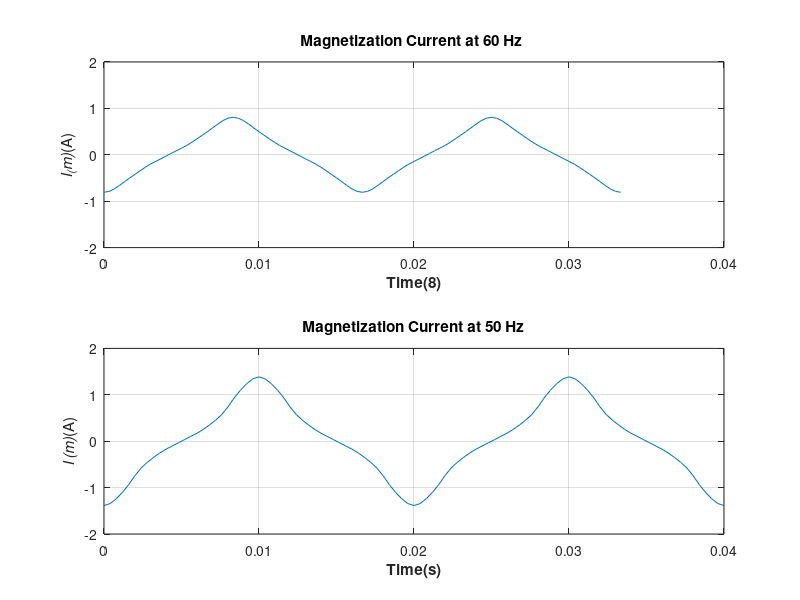

Write MATLAB code to recreate this figure.
% M-file: mag_current.m 
% M-file to calculate and plot the magnetization 
% current of a 230/115 transformer operating at 
% 230 volts and 50/60 Hz . This program also 
% calculat es t he rms value of the mag. current. 
% Load the magnetization curve. It is in two 
% columns, with the first column being rumf and 
% the second column being flux.

load mag_curve_1.dat
mmf_data = mag_curve_1(:, 1);
flux_data = mag_curve_1(:, 2);

% Initialize value
VM = 325; % Maximum voltage (V) 
NP = 850; % Primary turns

% Calculate angular velocity for 60 Hz
freq = 60;        % freq (Hz)
w = 2* pi* freq; 
% Calulate flux versus time
time = 0:1/3000:1/30;         % 0 to 1/30 sec
flux = -VM/(w*NP)* cos(w.* time);

% Calulate the mmf corresponding to a given flux
% using the flux's interpolation function
mmf = interp1(flux_data, mmf_data, flux);
% Calculate the magnetization current 
im = mmf/NP;
% Calculate the rms value of the current
irms = sqrt(sum(im.^2)/length(im));
disp(['The rms current at 60 Hz is',num2str(irms)]);

% Plot the magnetization current
figure
subplot(2, 1, 1);
plot(time, im);
title ('\bfMagnetization Current at 60 Hz ');
xlabel ('\bfTime(8)') ;
ylabel ('\bf\itI_(m)\rm(A)') ;
axis([0 0.04 -2 2]) ;
grid on;

%%
% Calculate angular velocity for 50 hz
freq1 = 50; % Freq (Hz)
w1 = 2* pi* freq1;
% Calcu late flux versus time 
time1 = 0:1/2500:1/25;
flux1 = -VM/(w1*NP) * cos(w1.*time1);
% Calculate the mm = corresponding to a given flux
% using the flux's interpolation function .
mmf1 = interp1(flux_data, mmf_data, flux1);
% Calculate the magnetization current 
im1 = mmf1/NP;

% Calculate the rms value of the current
irms1 = sqrt(sum(im1.^2)/length(im1));
disp(['The rms current at 50 Hz is', num2str(irms1)]);

% Plot the magnetization current
subplot(2, 1, 2) ;
plot(time1, im1);
title('\bfMagnetization Current at 50 Hz');
xlabel('\bfTime(s)');
ylabel('\bf\itI_ (m)\rm(A)');
axis([0 0.04 -2 2]);
grid on;